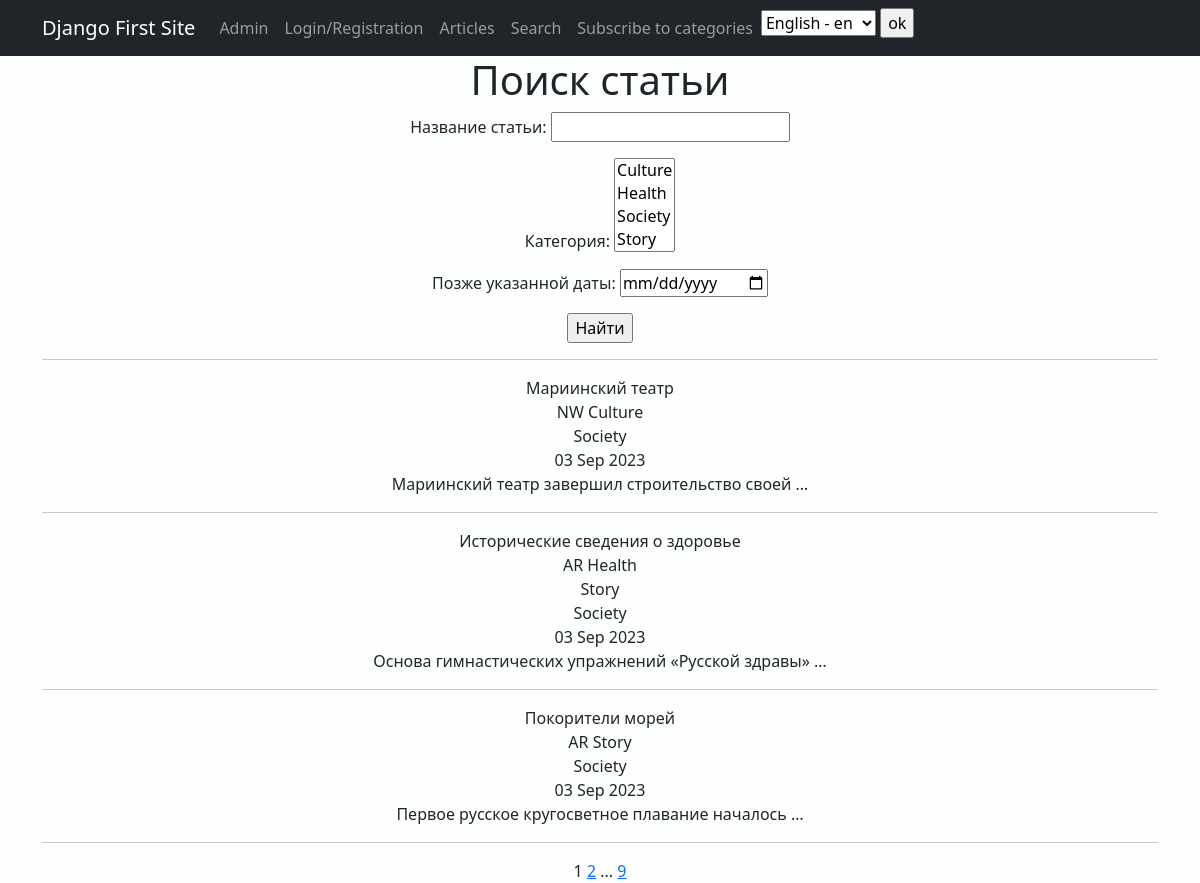
The app's page /news/search/ with its own data.
### news/models.py (models this page shows, shortened)
class Post(models.Model):
    news = 'NW'
    article = 'AR'
    CATEGORY_CHOICES = [
        (news, 'Новость'),
        (article, 'Статья')
    ]
    post_author = models.ForeignKey(Author, on_delete=models.CASCADE)
    category_type = models.CharField(max_length=2, choices=CATEGORY_CHOICES,
                                     default=article)
    post_date = models.DateTimeField(auto_now_add=True)
    post_category = models.ManyToManyField(Category, through='PostCategory')
    post_title = models.CharField(max_length=128)
    post_text = models.TextField()
    post_rating = models.SmallIntegerField(default=0)

class Category(models.Model):
    category_name = models.CharField(max_length=64, unique=True)
    subscribers = models.ManyToManyField(User, related_name='categories',
                                         default='')
    def __str__(self):
        return f'{self.category_name}'

### news/views.py (the view)
# urls.py: path('search/', NewsSearch.as_view(), name='news_search'),
class NewsSearch(ListView):
    model = Post
    template_name = 'news_search.html'
    context_object_name = 'news_search'
    paginate_by = 3
    def get_queryset(self):
        queryset = super().get_queryset()
        self.filterset = PostFilter(self.request.GET, queryset)
        return self.filterset.qs
    def get_context_data(self, **kwargs):
        context = super().get_context_data(**kwargs)
        context['filterset'] = self.filterset
        return context

### news/templatetags/custom_tags.py (called while the page is built)
@register.simple_tag(takes_context=True)
def url_replace(context, **kwargs):
    d = context['request'].GET.copy()
    for k, v in kwargs.items():
        d[k] = v
    return d.urlencode()

### news/templates/news/news_search.html (shortened to what this page needs)
{% extends 'flatpages/default.html' %}
{% load custom_tags %}
{% block content %}
<h1>Поиск статьи</h1>
    <form action="" method="get">
        {{ filterset.form.as_p }}
        <input type="submit" value="Найти" />
    </form>
<hr>
{% if news_search|length %}
    {% for post in news_search %}
        {{ post.post_title }}
        <br>
        {{ post.category_type }}
            {% for cat in post.post_category.all %}
                {{ cat.category_name }}
                <br>
            {% endfor %}
        {{ post.post_date|date:'d M Y'}}
        <br>
        {{ post.post_text|truncatewords:5}}
        <hr>
    {% endfor %}
{% else %}
    <h1>Извините на данный момент статей нет</h1>
{% endif %}
{{ page_obj.number }}
{% if page_obj.has_next %}
    <a href="?{% url_replace page=page_obj.next_page_number %}">{{ page_obj.next_page_number }}</a>
    {% if paginator.num_pages != page_obj.next_page_number %}
    ...
    <a href="?{% url_replace page=page_obj.paginator.num_pages %}">{{ page_obj.paginator.num_pages }}</a>
    {% endif %}
{% endif %}
{% endblock content %}

### records on screen
Post: post_title "Мариинский театр", category_type "NW", post_date "03 Sep 2023", post_text "Мариинский театр завершил строительство своей …"
Category: category_name "Culture"
Category: category_name "Society"
Post: post_title "Исторические сведения о здоровье", category_type "AR", post_date "03 Sep 2023", post_text "Основа гимнастических упражнений «Русской здравы» …"
Category: category_name "Health"
Category: category_name "Story"
Post: post_title "Покорители морей", category_type "AR", post_date "03 Sep 2023", post_text "Первое русское кругосветное плавание началось …"

### other values on screen
{{ page_obj.number }} "1"
{{ page_obj.next_page_number }} "2"
{{ page_obj.paginator.num_pages }} "9"
form field language "English - en"
